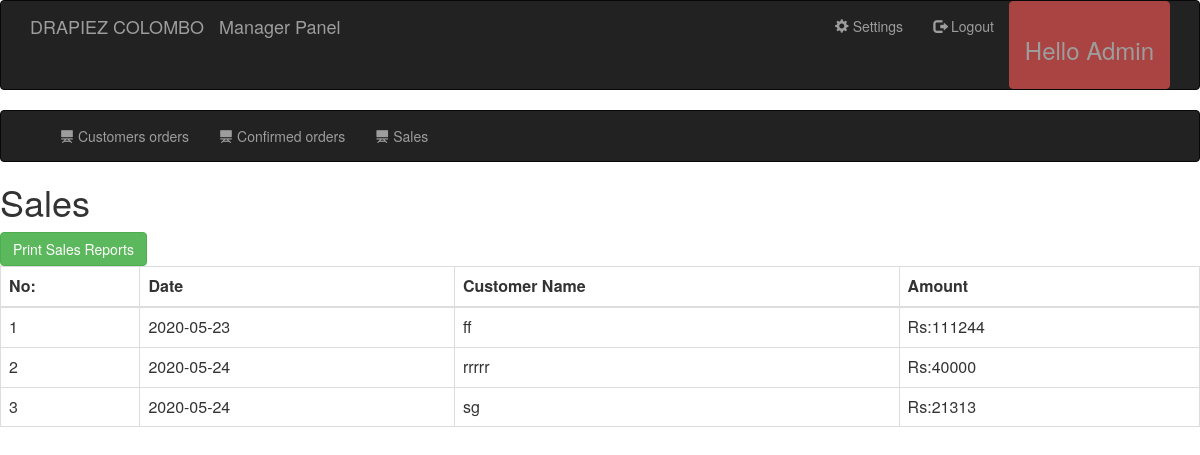
The app's page /flowershop/manager_action.php?sales=true&user=Admin (signed in) with its own data.
### tables this page shows
CREATE TABLE `sales` (
  `id` int(10) NOT NULL,
  `date` date NOT NULL,
  `customer_name` varchar(100) NOT NULL,
  `amount` int(10) NOT NULL
);

### flowershop/manager_action.php (the view, shortened to what this page needs)
<?php
    require 'connection.php';
	require 'manager_sidebar.php';
$user=$_SESSION['user'];
  ?>
			<?php if(isset($_GET['logged'])): ?>
			<?php
			echo "wwwwwwwwwwwwwwwwwwwwwwwwwwwwwwwwwwwwwwwwwwwwwwwwwwwwwwwwwwwwwwwwwwwwwwwww";
			header("location:manager_action.php?user='$user'");
			?>
			<?php elseif(isset($_GET['sales'])): ?>
			<?php
			echo "<h1>Sales</h1>";
			echo "<a href='report.php' class='btn btn-success'>Print Sales Reports</a>";
                                 $sql1= "SELECT * FROM sales";
									$arr1=mysqli_query($con,$sql1);
									$arrr = mysqli_fetch_all($arr1);
                                  $no=count($arrr);
                                  if($no==0) { echo "<h3>No Sales Found</h1>";  }
								  else{ ?>
                                  <table class="table table-bordered">
                                   <thead>
                                  <tr>
                                    <th>No:</th>
                                    <th>Date</th>
                                    <th>Customer Name</th>
                                    <th>Amount</th>
                                  </tr>
                                </thead>
                                <tbody>
                                <?php
                                $i=0;
                                while($i<$no)
                                {
                                  echo "<tr>
                                        <td>{$arrr[$i][0]}</td>
                                        <td>{$arrr[$i][1]}</td>
                                        <td>{$arrr[$i][2]}</td>
                                        <td>Rs:{$arrr[$i][3]}</td>
                                        </tr>";
                                  $i++;
                                }
								  }
                                ?>
                                </tbody>
                                </table>
			<?php elseif(isset($_GET['remove'])): ?>
			<?php elseif(isset($_GET['receiver_name'])): ?>
			<?php else: ?>
			<?php endif;?>

### records on screen
sales: id "1", date "2020-05-23", customer_name "ff", amount "111244"
sales: id "2", date "2020-05-24", customer_name "rrrrr", amount "40000"
sales: id "3", date "2020-05-24", customer_name "sg", amount "21313"

### other values on screen
$user "Admin"
